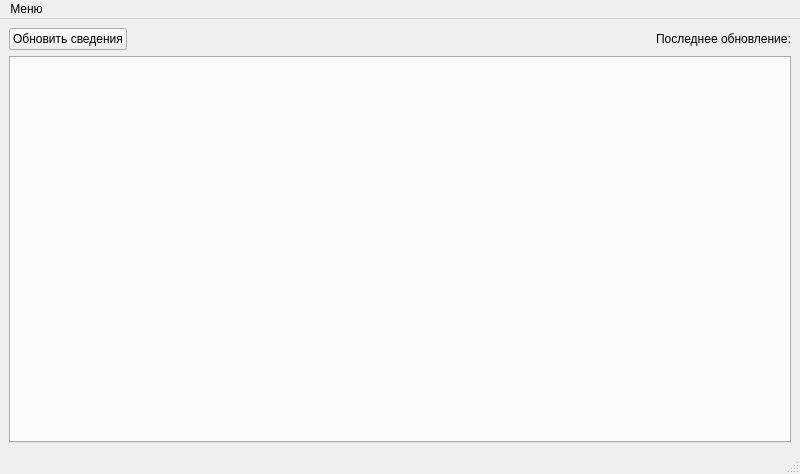
<?xml version="1.0" encoding="UTF-8"?>
<ui version="4.0">
 <class>MainWindow</class>
 <widget class="QMainWindow" name="MainWindow">
  <property name="geometry">
   <rect>
    <x>0</x>
    <y>0</y>
    <width>800</width>
    <height>474</height>
   </rect>
  </property>
  <property name="windowTitle">
   <string>MainWindow</string>
  </property>
  <widget class="QWidget" name="centralwidget">
   <layout class="QGridLayout" name="gridLayout">
    <item row="0" column="2">
     <spacer name="horizontalSpacer">
      <property name="orientation">
       <enum>Qt::Horizontal</enum>
      </property>
      <property name="sizeHint" stdset="0">
       <size>
        <width>40</width>
        <height>20</height>
       </size>
      </property>
     </spacer>
    </item>
    <item row="3" column="0" rowspan="2" colspan="4">
     <widget class="QTabWidget" name="tabWidget">
      <property name="currentIndex">
       <number>-1</number>
      </property>
     </widget>
    </item>
    <item row="0" column="0">
     <widget class="QPushButton" name="pushButton">
      <property name="text">
       <string>Обновить сведения</string>
      </property>
     </widget>
    </item>
    <item row="0" column="3">
     <widget class="QLabel" name="label">
      <property name="text">
       <string>Последнее обновление:</string>
      </property>
     </widget>
    </item>
   </layout>
  </widget>
  <widget class="QMenuBar" name="menubar">
   <property name="geometry">
    <rect>
     <x>0</x>
     <y>0</y>
     <width>800</width>
     <height>26</height>
    </rect>
   </property>
   <widget class="QMenu" name="menu">
    <property name="title">
     <string>Меню</string>
    </property>
    <addaction name="relogin"/>
    <addaction name="quit"/>
   </widget>
   <addaction name="menu"/>
  </widget>
  <widget class="QStatusBar" name="statusbar"/>
  <action name="relogin">
   <property name="text">
    <string>Выйти из учётной записи</string>
   </property>
  </action>
  <action name="quit">
   <property name="text">
    <string>Выйти</string>
   </property>
  </action>
 </widget>
 <tabstops>
  <tabstop>tabWidget</tabstop>
  <tabstop>pushButton</tabstop>
 </tabstops>
 <resources/>
 <connections/>
</ui>
